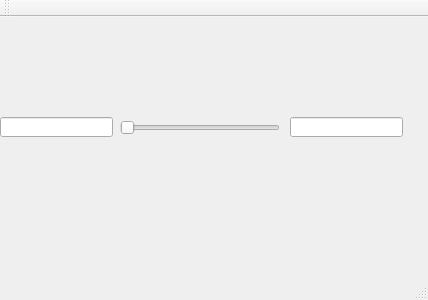
<?xml version="1.0" encoding="UTF-8"?>
<ui version="4.0">
 <class>MainWindow</class>
 <widget class="QMainWindow" name="MainWindow">
  <property name="geometry">
   <rect>
    <x>0</x>
    <y>0</y>
    <width>428</width>
    <height>300</height>
   </rect>
  </property>
  <property name="windowTitle">
   <string>MainWindow</string>
  </property>
  <widget class="QWidget" name="centralWidget">
   <widget class="QxtSpanSlider" name="horizontalSlider">
    <property name="geometry">
     <rect>
      <x>120</x>
      <y>100</y>
      <width>160</width>
      <height>22</height>
     </rect>
    </property>
    <property name="orientation">
     <enum>Qt::Horizontal</enum>
    </property>
   </widget>
   <widget class="QLineEdit" name="lineEdit">
    <property name="geometry">
     <rect>
      <x>0</x>
      <y>100</y>
      <width>113</width>
      <height>20</height>
     </rect>
    </property>
   </widget>
   <widget class="QLineEdit" name="lineEdit_2">
    <property name="geometry">
     <rect>
      <x>290</x>
      <y>100</y>
      <width>113</width>
      <height>20</height>
     </rect>
    </property>
   </widget>
  </widget>
  <widget class="QMenuBar" name="menuBar">
   <property name="geometry">
    <rect>
     <x>0</x>
     <y>0</y>
     <width>428</width>
     <height>23</height>
    </rect>
   </property>
  </widget>
  <widget class="QToolBar" name="mainToolBar">
   <attribute name="toolBarArea">
    <enum>TopToolBarArea</enum>
   </attribute>
   <attribute name="toolBarBreak">
    <bool>false</bool>
   </attribute>
  </widget>
  <widget class="QStatusBar" name="statusBar"/>
 </widget>
 <layoutdefault spacing="6" margin="11"/>
 <customwidgets>
  <customwidget>
   <class>QxtSpanSlider</class>
   <extends>QSlider</extends>
   <header>QxtSpanSlider.h</header>
  </customwidget>
 </customwidgets>
 <resources/>
 <connections/>
</ui>
